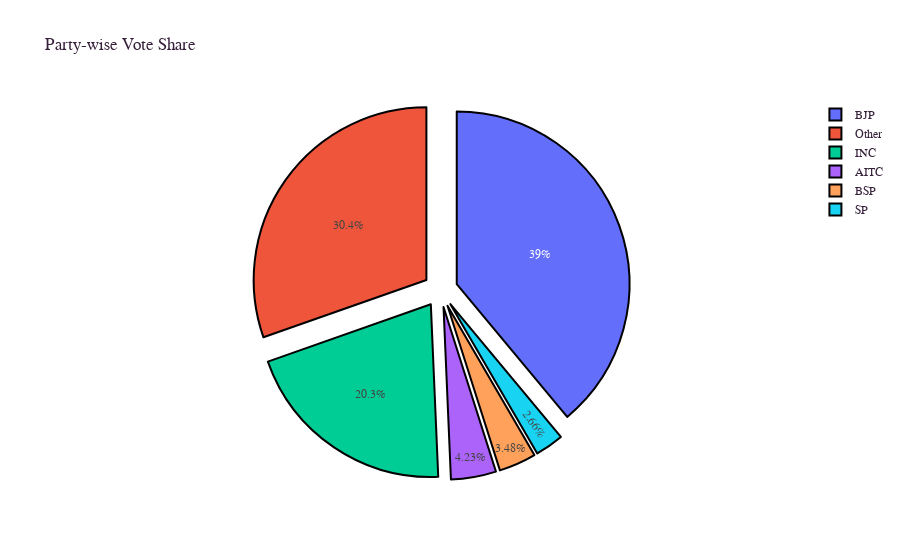

Here is the notebook cell this chart was saved with:
### Markdown cell above
### 6.3 Party-Wise Vote Share

### Code cell
# Create a dataframe with total number of votes won by each party
result = df_NOTA[df_NOTA['WINNER'] == 1].groupby('PARTY')['WINNER'].size()
vote_Share = df_NOTA.groupby('PARTY')['TOTALVOTES'].sum()
vote_Share_df = pd.DataFrame(data=vote_Share, index=vote_Share.index).sort_values(by="TOTALVOTES", ascending=False)
vote_Share_df.reset_index(level=0, inplace=True)

# Sort out the top five parties according to the total number of votes
vote_share_top5 = df_NOTA.groupby('PARTY')['TOTALVOTES'].sum().nlargest(5).index.tolist()

# Create a method to label parties as 'Other' if they are not top five in total number of votes.
def sort_party(data):
    '''
    Method to label parties as 'Other' if they are not top five in total number of votes.
    data: input rows
    '''
    if data['PARTY'] not in vote_share_top5:
        return 'Other'
    else:
        return data['PARTY']

# Calling the method
df_NOTA['Party New'] = df_NOTA.apply(sort_party, axis=1)

# Visualize Party-wise vote share
vote_count = df_NOTA.groupby('Party New')['TOTALVOTES'].sum()
vote_count_fig = go.Figure(go.Pie(labels=vote_count.index, 
                                  values=vote_count.values,
                                  pull=[0.1, 0.1, 0.1, 0.1, 0.1, 0.1],
                                  marker=dict(line=dict(color="#000000", 
                                                        width=2))))
vote_count_fig.update_layout(title_text='Party-wise Vote Share',
                             font_family="Courier New",
                             font_color="#351f39",
                             title_font_family="Courier New",
                             title_font_color="#351f39")
vote_count_fig.show()

### Figure 1 — Plotly figure (JSON) as saved in the notebook; plotly's stock layout.template omitted (floating-point values rounded to 4 significant figures)
{"data": [{"labels": ["AITC", "BJP", "BSP", "INC", "Other", "SP"], "marker": {"line": {"color": "#000000", "width": 2}}, "pull": [0.1, 0.1, 0.1, 0.1, 0.1, 0.1], "type": "pie", "values": [24832104, 228938556, 20445870, 119330534, 178545701, 15616282]}], "layout": {"font": {"color": "#351f39", "family": "Courier New"}, "title": {"font": {"color": "#351f39", "family": "Courier New"}, "text": "Party-wise Vote Share"}}}
